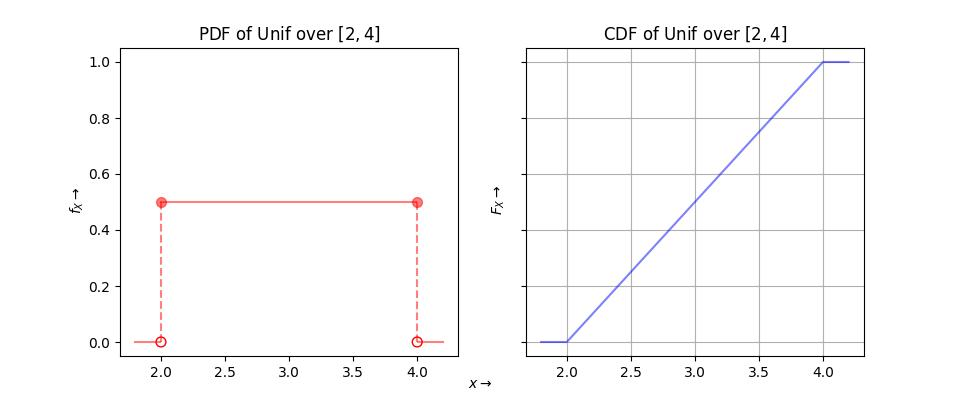

Source code (Python):
import matplotlib.pyplot as plt
import numpy as np
from scipy.stats import uniform

fig, ax = plt.subplots(1,2,figsize=(4.8*2,4), sharey=True)

a = 2
b = 4
cols = ['r', 'b', 'g']

rv = uniform(a, b-a)
x = np.arange(a, b, 0.01)

ax[0].plot(x, rv.pdf(x), alpha=0.5, color=cols[0])
ax[0].set_title('PDF of Unif over $[{},{}]$'.format(a,b))
x = np.arange(a-0.2, a, 0.01)
ax[0].plot(x, rv.pdf(x), alpha=0.5, color=cols[0])
x = np.arange(b+0.01, b+0.2, 0.01)
ax[0].plot(x, rv.pdf(x), alpha=0.5, color=cols[0])
ax[0].scatter([a,b], rv.pdf([a,b]), s=50, alpha=0.5, color=cols[0])
ax[0].scatter([a,b], rv.pdf([a-0.01,b+0.01]), s=50, facecolors='none', edgecolors='r')
ax[0].plot([a,a], rv.pdf([a-0.01,a]), '--', alpha=0.5, color=cols[0])
ax[0].plot([b,b], rv.pdf([b,b+0.01]), '--', alpha=0.5, color=cols[0])
x = np.arange(a-0.2, b+0.2, 0.01)

ax[1].plot(x, rv.cdf(x), alpha=0.5, color=cols[1])
ax[1].set_title('CDF of Unif over $[{},{}]$'.format(a,b))
ax[1].grid()

fig.text(0.5, 0.04, r'$x\rightarrow$', ha='center', va='center')
fig.text(0.08, 0.5, r'$f_X\rightarrow$', ha='center', va='center', rotation='vertical')
fig.text(0.52, 0.5, r'$F_X\rightarrow$', ha='center', va='center', rotation='vertical')

plt.savefig("Python projects/visualization of probability distributions/Unif_distribution.jpg")
plt.show()